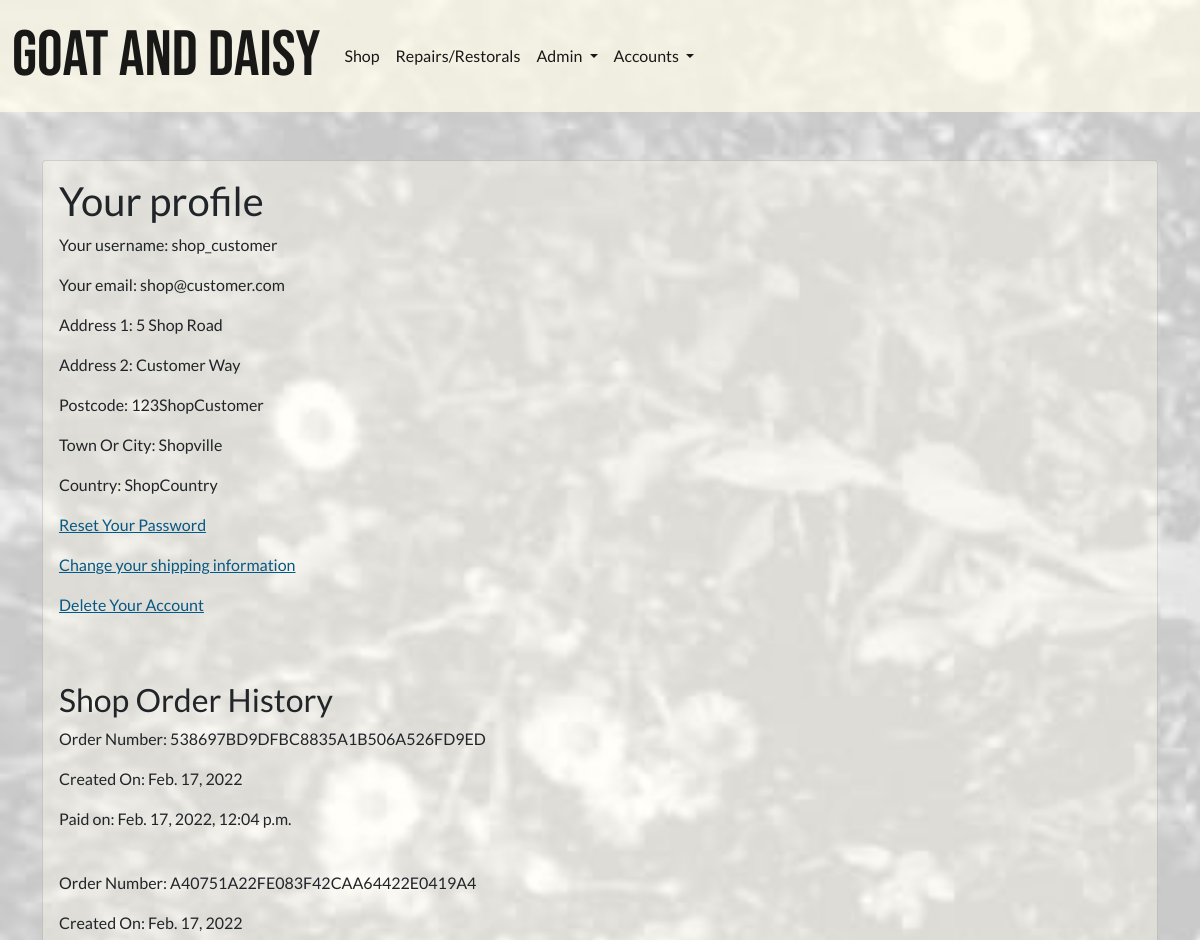
/profiles/67/ (signed in, upper part), run on an earlier commit of the app's database.
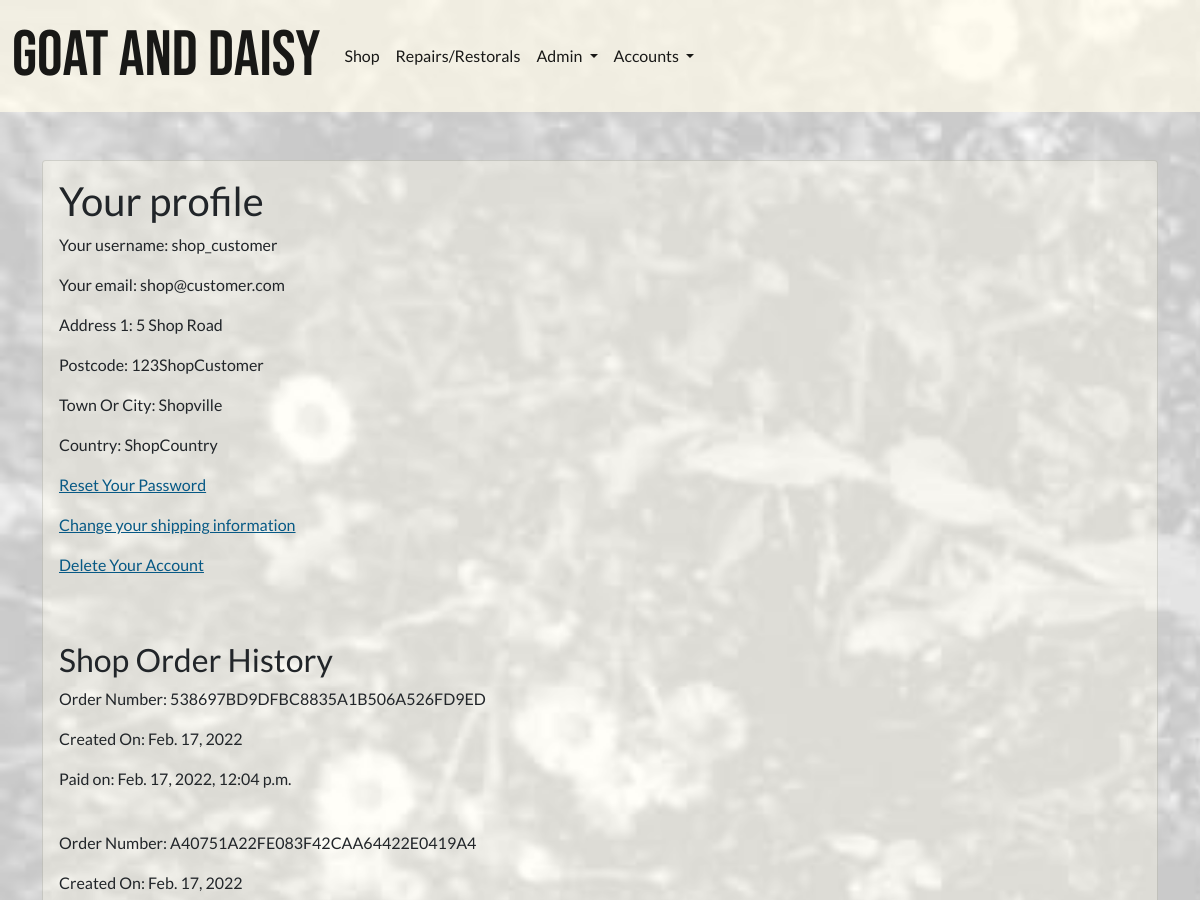
And on a later commit of the database.
### profiles/models.py (models this page shows, shortened)
class Customer(models.Model):
    username = models.OneToOneField(
        User, on_delete=models.CASCADE, null=True, editable=False)
    email = models.EmailField(unique=True, default="start@domain.dj")
    full_name = models.CharField(max_length=100)
    address1 = models.CharField(max_length=100)
    address2 = models.CharField(max_length=100, null=True, blank=True)
    postcode = models.CharField(max_length=40)
    town_or_city = models.CharField(max_length=40)
    country = models.CharField(max_length=40)
    notes = models.TextField(null=True, blank=True)
    staff_notes = models.TextField(null=True, blank=True)
    has_active_shop_orders = models.BooleanField(default=False)
    has_active_repairs = models.BooleanField(default=False)

### profiles/views.py (the view)
# urls.py: path('<int:pk>/', views.CustomerProfilePage.as_view(), name='customer_profile'),
class CustomerProfilePage(LoginRequiredMixin, View):
    login_url = "/profiles/login/"
    def get(self, request, *args, **kwargs):
        profile = get_object_or_404(User, pk=request.user.id)
        try:
            customer = Customer.objects.get(username=request.user)
        except Customer.DoesNotExist:
            customer = StaffMember.objects.get(username=request.user)
        shop_invoices = None
        shop_invoices = ShopCustomerInvoice.objects.filter(
            email=customer.email)
        workshop_tickets = ServiceTicket.objects.filter(
            customer_id=customer.id)
        context = {
            'profile': profile,
            'customer': customer,
            'shop_invoices': shop_invoices,
            'workshop_tickets': workshop_tickets
        }
        return render(request, 'registration/customer_profile.html', context)

### invoices/contexts.py (called while the page is built, shortened)
def shopping_cart(request):
    template_cart = []
    products_count = 0
    order_amount = 0
    shipping = 0
    cart = request.session.get('cart', {})
    for item in enumerate(template_cart):
        products_count += 1
    order_total = order_amount + shipping
    stripe_total = round(order_total * 100)
    context = {
        'template_cart': template_cart,
        'products_count': products_count,
        'order_amount': order_amount,
        'shipping': shipping,
        'order_total': order_total,
        'stripe_total': stripe_total,
    }
    return context

### profiles/templatetags/user_in_group_tag.py (called while the page is built)
@register.filter(name='has_group')
def has_group(user, group_name):
    try:
        group = Group.objects.get(name=group_name)
    except Group.DoesNotExist:
        return False
    return group in user.groups.all()

### repairs_restorals/models.py (called while the page is built)
    def __str__(self) -> str:
        return self.title

### templates/registration/customer_profile.html (shortened to what this page needs)
{% extends 'base.html' %}
{% load static %}
{% block extra_css %}
<link rel="stylesheet" href="{% static 'css/daisy_bg_image_trans.css' %}">
{% endblock %}
{% block content %}
<div class="card">
    <p class="h1">Your profile</p>
    <p>Your username: {{ profile.username }}</p>
    <p>Your email: {{ profile.email }}</p>
    {%if customer.address1 %}
    <p>Address 1: {{ customer.address1 }}</p>
    {% endif %}
    {%if customer.address2 %}
    <p>Address 2: {{ customer.address2 }}</p>
    {% endif %}
    {%if customer.postcode%}
    <p>Postcode: {{ customer.postcode}}</p>
    {% endif %}
    {%if customer.town_or_city %}
    <p>Town Or City: {{ customer.town_or_city }}</p>
    {% endif %}
    {%if customer.country %}
    <p>Country: {{ customer.country }}</p>
    {% endif %}
    <a href="{% url 'change_password' %}">
        <p>Reset Your Password</p>
    </a>
    <a href="{% url 'public_customer_account_update' customer.id %}">
        <p>Change your shipping information</p>
    </a>
    <a href="{% url 'pre_delete' customer.id %}">
        <p>Delete Your Account</p>
    </a>
    <br><br>
    {% if shop_invoices %}
    <p class="h2">Shop Order History</p>
    {% for invoice in shop_invoices %}
    <p>Order Number: {{ invoice.order_number }}</p>
    <p>Created On: {{ invoice.date_created }}</p>
    {% if invoice.paid_on %}
    <p>Paid on: {{ invoice.paid_on }}</p>
    {% else %}
    <p>Payment Outstanding</p>
    {% endif %}
    <br>
    {% endfor %}
    {% endif %}
</div>
{% endblock %}

What changed in the data, as far as the page shows it:
changed Customer "5 Shop Road": address2 "Customer Way" → (not shown)
Also different on the page:
text no longer shown: "Address 2:"
